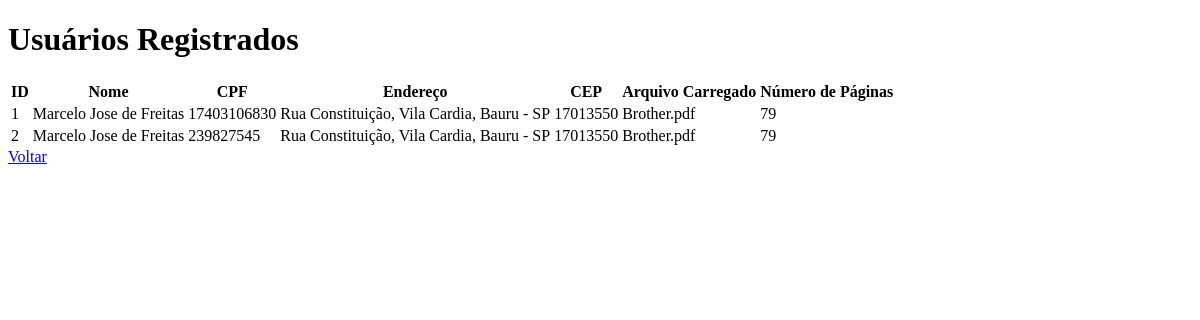
/users, run on an earlier commit of the app's database.
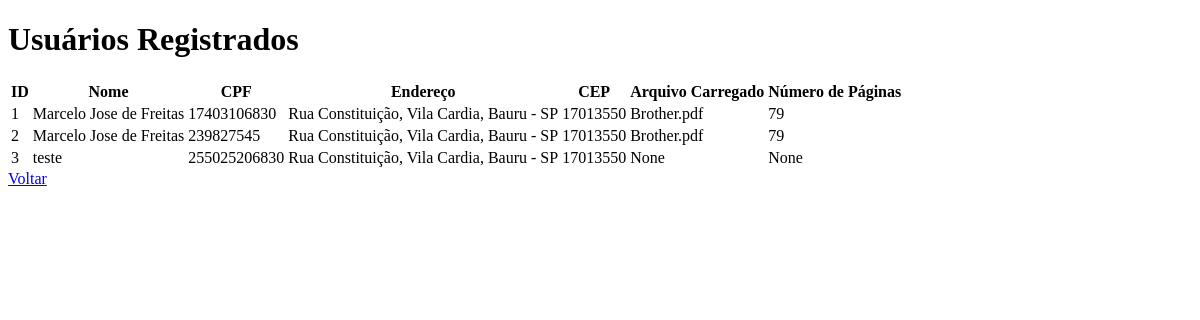
And on a later commit of the database.
### app.py (models this page shows)
class User(db.Model):
    id = db.Column(db.Integer, primary_key=True)
    name = db.Column(db.String(100), nullable=False)
    cpf = db.Column(db.String(14), unique=True, nullable=False)
    address = db.Column(db.String(200), nullable=False)
    cep = db.Column(db.String(10), nullable=False)
    uploaded_file = db.Column(db.String(200), nullable=True)
    num_pages = db.Column(db.Integer, nullable=True)

### app.py (the view)
@app.route('/users')
def users():
    all_users = User.query.all()  # Obtém todos os usuários
    return render_template('users.html', users=all_users)

### templates/users.html (shortened to what this page needs)
<!DOCTYPE html>
<html lang="pt-BR">
<head>
</head>
<body>
    <h1>Usuários Registrados</h1>
    <table>
        <thead>
            <tr>
                <th>ID</th>
                <th>Nome</th>
                <th>CPF</th>
                <th>Endereço</th>
                <th>CEP</th>
                <th>Arquivo Carregado</th>
                <th>Número de Páginas</th>
            </tr>
        </thead>
        <tbody>
            {% for user in users %}
            <tr>
                <td>{{ user.id }}</td>
                <td>{{ user.name }}</td>
                <td>{{ user.cpf }}</td>
                <td>{{ user.address }}</td>
                <td>{{ user.cep }}</td>
                <td>{{ user.uploaded_file }}</td>
                <td>{{ user.num_pages }}</td>
            </tr>
            {% endfor %}
        </tbody>
    </table>
    <a href="{{ url_for('index') }}">Voltar</a>
</body>
</html>

What changed in the data, as far as the page shows it:
added User: id "3", name "teste", cpf "255025206830", address "Rua Constituição, Vila Cardia, Bauru - SP", cep "17013550", uploaded_file "None", num_pages "None"
